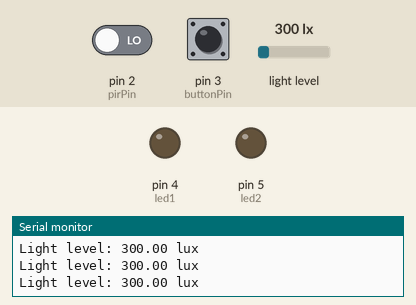
Recording of a sketch running on a simulated Arduino Uno, built with avr-gcc and run on an emulated ATmega328P. Parts: output pins drawn as LEDs (lit = HIGH), the last lines printed to the serial monitor. The inputs (shaded band) are chosen by the test bench; at power-on: pin 3 (buttonPin) HIGH, light level 300 lx, pin 2 (pirPin) LOW.

Above: at 1.2 s.
1.3 s: pin 3 (buttonPin) pulled LOW for 0.15 s
At 2.2 s:
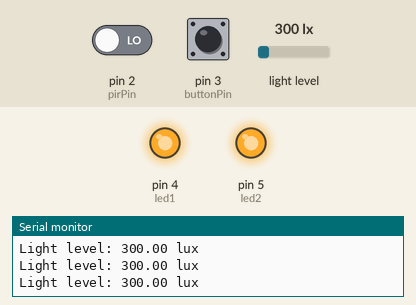
2.9 s: light level set to 40 lx
5.9 s: pin 2 (pirPin) driven HIGH
At 6.7 s:
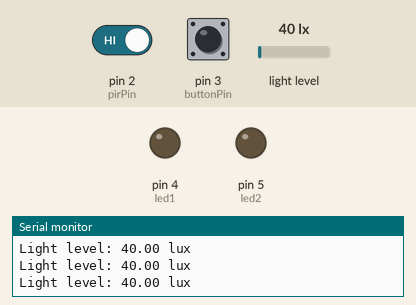
7.5 s: pin 3 (buttonPin) pulled LOW for 1 s
At 8.7 s:
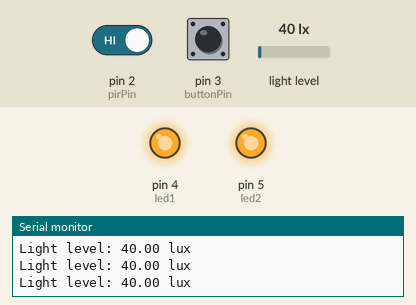
11.5 s: light level set to 500 lx
14.5 s: pin 2 (pirPin) driven LOW and pin 3 (buttonPin) driven LOW
At 15.3 s:
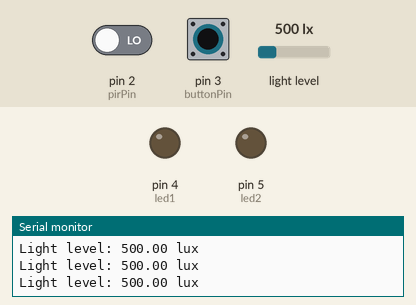
Timing chart, 0 to 17.5 s (numbered marks = the images above; inputs shaded):
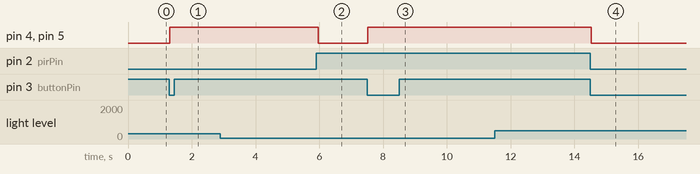

Measured:
- after the input at 1.3 s, pin 4 (led1), pin 5 (led2): LOW → HIGH at once
- after the input at 5.9 s, pin 4 (led1), pin 5 (led2): HIGH → LOW after 0.06 s
- after the input at 7.5 s, pin 4 (led1), pin 5 (led2): LOW → HIGH at once
- after the input at 14.5 s, pin 4 (led1), pin 5 (led2): HIGH → LOW at once

The sketch:

TASK4.1PInterrupts.ino
```cpp
#include <Wire.h>
#include <BH1750.h>

BH1750 lightMeter;

// Pin definitions
const int pirPin = 2;
const int buttonPin = 3;
const int led1 = 4;
const int led2 = 5;

// Interrupt flags
volatile bool motionFlag = false;
volatile bool buttonFlag = false;

// Light threshold
const float darkThreshold = 50.0;


// PIR interrupt service routine
void motionDetected() {
  motionFlag = true;
}


// Button interrupt service routine
void buttonPressed() {
  buttonFlag = true;
}


// Toggle both LEDs
void toggleLights() {
  digitalWrite(led1, !digitalRead(led1));
  digitalWrite(led2, !digitalRead(led2));
}


// Read BH1750 light level
float readLux() {

  float lux = lightMeter.readLightLevel();

  Serial.print("Light level: ");
  Serial.print(lux);
  Serial.println(" lux");

  return lux;
}


void setup() {

  Serial.begin(9600);

  // PIR sensor
  pinMode(pirPin, INPUT);

  // Push button using internal pull-up resistor
  pinMode(buttonPin, INPUT_PULLUP);

  // LEDs
  pinMode(led1, OUTPUT);
  pinMode(led2, OUTPUT);

  digitalWrite(led1, LOW);
  digitalWrite(led2, LOW);

  // Start BH1750
  Wire.begin();

  if (lightMeter.begin()) {
    Serial.println("BH1750 started successfully");
  }
  else {
    Serial.println("BH1750 error");
  }

  // PIR interrupt
  attachInterrupt(
    digitalPinToInterrupt(pirPin),
    motionDetected,
    RISING
  );

  // Button interrupt
  // Button pin becomes LOW when pressed
  attachInterrupt(
    digitalPinToInterrupt(buttonPin),
    buttonPressed,
    FALLING
  );

  Serial.println("System ready");
}


void loop() {
  readLux();
  // Motion detected
  if (motionFlag) {

    motionFlag = false;

    float lux = readLux();

    Serial.println("Motion detected");

    // Lights operate only when dark
    if (lux < darkThreshold) {

      toggleLights();

      Serial.println("Dark environment: Lights toggled");

    }
    else {

      Serial.println("Environment is bright: Lights remain unchanged");

    }
  }


  // Button pressed
  if (buttonFlag) {

    buttonFlag = false;

    toggleLights();

    Serial.println("Button pressed: Lights toggled");

    // Small debounce delay
    delay(200);
  }
}
```
